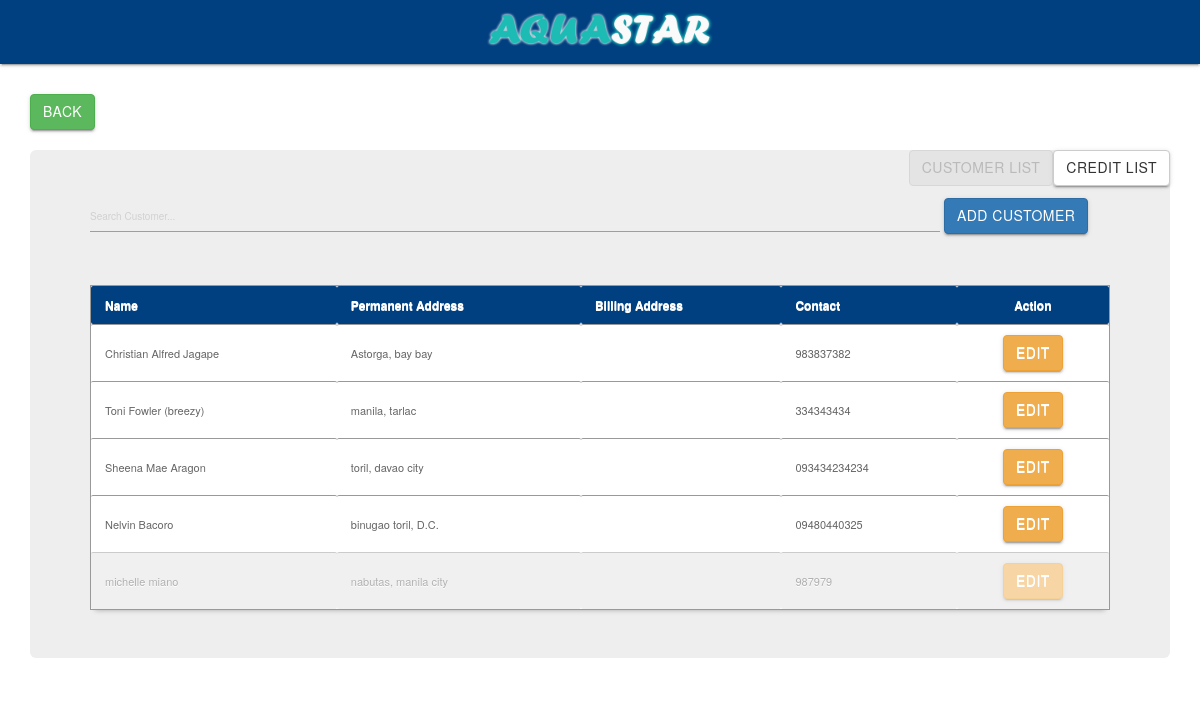
Page /main/cus-new.php on the committed database.
### tables this page shows
CREATE TABLE `customer` (
  `customer_id` int(11) NOT NULL AUTO_INCREMENT,
  `customer_name` varchar(100) NOT NULL,
  `customer_Fname` varchar(30) NOT NULL,
  `address` varchar(100) NOT NULL,
  `address2` varchar(255) DEFAULT NULL,
  `contact` varchar(100) NOT NULL,
  `membership_number` varchar(100) DEFAULT NULL,
  `order_qty` int(100) DEFAULT NULL,
  `cdate` date NOT NULL,
  `status` tinyint(1) NOT NULL DEFAULT '0',
  PRIMARY KEY (`customer_id`)
);

### main/cus-new.php (the view, shortened to what this page needs)
<html>
<head>
	<link rel="stylesheet" href="../css/materialize.min.css">
<link rel="stylesheet" href="../css/bootstrap.min.css">
<link href="../style01.css" media="screen" rel="stylesheet" type="text/css" />
<link href="src/facebox.css" media="screen" rel="stylesheet" type="text/css" />
</head>
<body>
<nav>
<div class="nav-wrapper">
<center>
	<a rel="facebox" href="#"><img src="aqrlogo.png" style="width:250px; height:60px" /></a>
</center>
</div>
</nav>
<p>
<div class="container">
		<br>
<a href="index.php" class="btn btn-success btn-xs-2x" style="float: none;">Back</a>
<br>
<br>
<a href="cus-credit.php" class="btn btn-default" style="float: right;">credit list</a>
<a href="cus-new.php" class="btn btn-default" style="float: right;" disabled>customer list</a>
<div class="jumbotron">
<input style="width:850px" type="text" name="filter" value="" id="filter" placeholder="Search Customer..." autocomplete="off" />
<a rel="facebox" href="addcustomer.php" class="btn btn-primary btn-sm-2x">Add Customer</a><br><br>
<table id="resultTable" data-responsive="table">
	<thead>
		<tr>
			<th> Name </th>
			<th>Permanent Address </th>
			<th>Billing Address </th>
			<th> Contact </th>
			<th><center> Action </center></th>
		</tr>
	</thead>
	<tbody>
			<?php
				include('../connect.php');
				$result = $db->prepare("SELECT * FROM customer ORDER BY status DESC, customer_id DESC");
				$result->execute();
				for($i=0; $row = $result->fetch(); $i++){
			?>
			<tr class="record <?php echo ($row['status'] == 0) ? "inactive":""; ?>">
			<td><?php echo $row['customer_Fname']; ?> <?php echo $row['customer_name']; ?></td>
			<td><?php echo $row['address']; ?></td>
			<td><?php echo $row['address2']; ?></td>
			<td><?php echo $row['contact']; ?></td>
			<td><center><a rel="facebox" href="editcustomer.php?id=<?php echo $row['customer_id']; ?>" class="btn btn-warning btn-xs-2x"> Edit </a> </center></tr>
			<?php
				}
			?>
	</tbody>
</table>
</div>
</div>
</body>
</html>

### style01.css (style rules this page uses)
#resultTable { border-collapse: separate; background-color: #FFFFFF; border-spacing: 0; max-width: auto; }
#resultTable { color: #666666; text-shadow: 0 1px 0 #FFFFFF; width: 100%; border: 1px solid #999999; box-shadow: 0 5px 5px -5px rgba(0, 0, 0, 0.3); margin-top: 13px; }
#resultTable thead tr th { background: none repeat scroll 0 0 #004080; color: white; padding: 10px 14px; text-align: left; border-top: 0 none; font-size: 12px; }
#resultTable tbody tr td { background-color: #FFFFFF; font-size: 11px; text-align: left; padding: 10px 14px; border-top: 1px solid #999999; }
#resultTable tbody tr.inactive td { background-color: #E2E2E2; opacity: 0.5; }

### main/cus-new.php (style rules this page uses)
body { background:url(body5.png); }
.nav-wrapper { background-color: #004080; color: white; }

### rows in the picture
customer: customer_name "Christian Alfred Jagape", address "Astorga, bay bay", contact "983837382"
customer: customer_name "Toni Fowler (breezy)", address "manila, tarlac", contact "334343434"
customer: customer_name "Sheena Mae Aragon", address "toril, davao city", contact "093434234234"
customer: customer_name "Nelvin Bacoro", address "binugao toril, D.C.", contact "09480440325"
customer: customer_Fname "michelle", customer_name "miano", address "nabutas, manila city", contact "987979"
